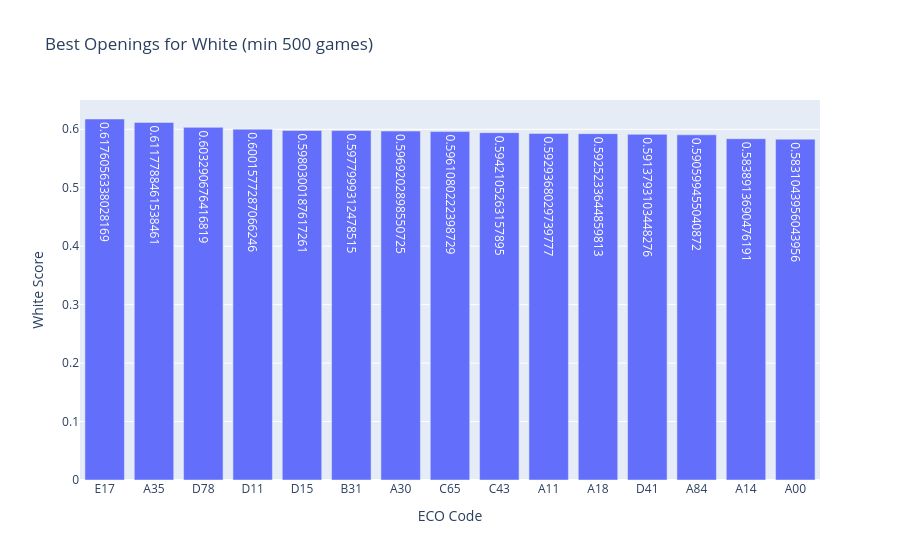

Notebook source saved alongside this figure:
### Code cell
top_white = opening_stats.head(15)

fig = px.bar(
    top_white,
    x="eco",
    y="white_score",
    text="white_score",
    title="Best Openings for White (min 500 games)"
)

fig.update_layout(
    xaxis_title="ECO Code",
    yaxis_title="White Score"
)

fig.show()

### Figure 1 — Plotly figure (JSON) as saved in the notebook; plotly's stock layout.template omitted (floating-point values rounded to 4 significant figures)
{"data": [{"hovertemplate": "eco=%{x}<br>white_score=%{text}<extra></extra>", "legendgroup": "", "marker": {"color": "#636efa", "pattern": {"shape": ""}}, "name": "", "orientation": "v", "showlegend": false, "text": [0.6176, 0.6118, 0.6033, 0.6002, 0.598, 0.5978, 0.5969, 0.5961, 0.5942, 0.5929, 0.5925, 0.5914, 0.5906, 0.5839, 0.5831], "textposition": "auto", "type": "bar", "x": ["E17", "A35", "D78", "D11", "D15", "B31", "A30", "C65", "C43", "A11", "A18", "D41", "A84", "A14", "A00"], "xaxis": "x", "y": [0.6176, 0.6118, 0.6033, 0.6002, 0.598, 0.5978, 0.5969, 0.5961, 0.5942, 0.5929, 0.5925, 0.5914, 0.5906, 0.5839, 0.5831], "yaxis": "y"}], "layout": {"barmode": "relative", "legend": {"tracegroupgap": 0}, "title": {"text": "Best Openings for White (min 500 games)"}, "xaxis": {"anchor": "y", "domain": [0, 1], "title": {"text": "ECO Code"}}, "yaxis": {"anchor": "x", "domain": [0, 1], "title": {"text": "White Score"}}}}
